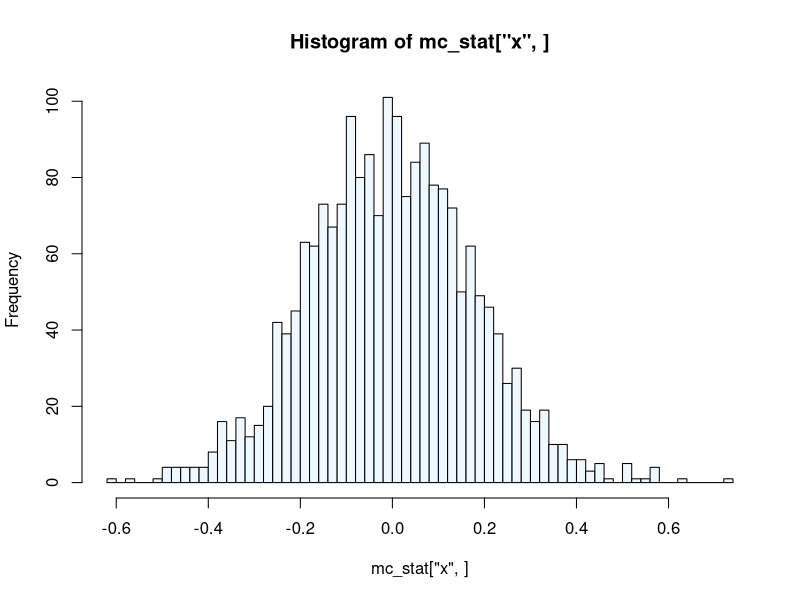
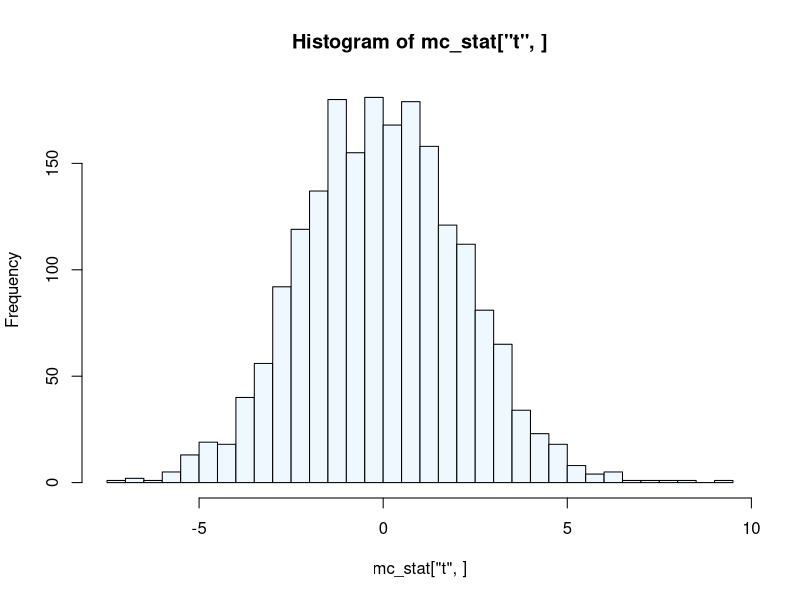

The R source for these figures, in order:
library(tseries)

n <- 150

rdata <- function(n, bx = 0.8, by = 0.8, coef = 0) {
    x <- numeric(n)
    y <- numeric(n)
    for (i in 2:n) {
        x[i] <- bx * x[i-1] + rnorm(1)
        y[i] <- coef * x[i] + by * y[i-1] + rnorm(1)
    }
    data.frame(x, y)
}

mc_stat <- replicate(2000, {
    d <- rdata(150)
    m <- lm(y ~ x, d)
    c(x = unname(m$coef["x"]),
      t = summary(m)$coef["x", "t value"])})

hist(mc_stat["x",], 50, col = "alice blue")
hist(mc_stat["t",], 50, col = "alice blue")
mean(abs(mc_stat["t",]) > 1.65)

mc_unitcrit <- replicate(2000, {
    d <- rdata(150, 1, 1)
    summary(lm(y ~ x, d))$coef["x", "t value"]})
unitcrit <- quantile(mc_unitcrit, c(0.05, 0.95))
mean(mc_stat["t",] < unitcrit[1] | mc_stat["t",] > unitcrit[2])

eps <- 0.0001

## could repeat 2000 times too...
d <- rdata(150)
m <- lm(y ~ x, d)
rxhat <- summary(lm(x[2:n] ~ x[1:(n-1)], d))$coef[2,"t value"]
ryhat <- summary(lm(y[2:n] ~ y[1:(n-1)], d))$coef[2,"t value"]
bquants <- sapply(seq(.7, 1, 0.05), function(rx) {
    sapply(seq(.7, 1, 0.05), function(ry) {
        ex <- d$x[-1] - rx * d$x[1:(n-1)]
        ey <- d$y[-1] - ry * d$y[1:(n-1)]
        tboots <- replicate(199, {
            xboot <- numeric(n)
            yboot <- numeric(n)
            iboot <- sample(1:(n-1), replace = TRUE)
            for (i in 2:n) {
                xboot[i] <- rx * xboot[i-1] + ex[iboot[i-1]]
                yboot[i] <- ry * yboot[i-1] + ey[iboot[i-1]]
            }
            rxboot <- summary(lm(xboot[2:n] ~ xboot[1:(n-1)]))$coef[2,"t value"]
            ryboot <- summary(lm(yboot[2:n] ~ yboot[1:(n-1)]))$coef[2,"t value"]
            cboot <- summary(lm(yboot ~ xboot))$coef["xboot", "t value"]
            c(rx = rxboot, ry = ryboot, b = cboot)})
        rxquant <- quantile(tboots["rx",], c(eps, 1 - eps))
        ryquant <- quantile(tboots["ry",], c(eps, 1 - eps))
        if (rxhat <= rxquant[2] && rxhat >= rxquant[1] &&
            ryhat <= ryquant[2] && ryhat >- ryquant[1]) {
            quantile(tboots["b",], c(0.05 + eps, 0.95 - eps))
        } else {
            c(NA, NA)
        }
    })})
range(bquants, na.rm = TRUE)            

mean(mc_stat["t",] < min(bquants, na.rm = TRUE) |
     mc_stat["t",] > max(bquants, na.rm = TRUE))
